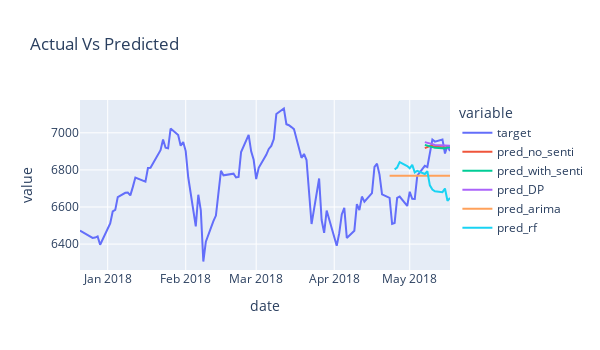

This figure's notebook cell:
### Code cell
run_and_plot('NDX',params['sequence_length'])
